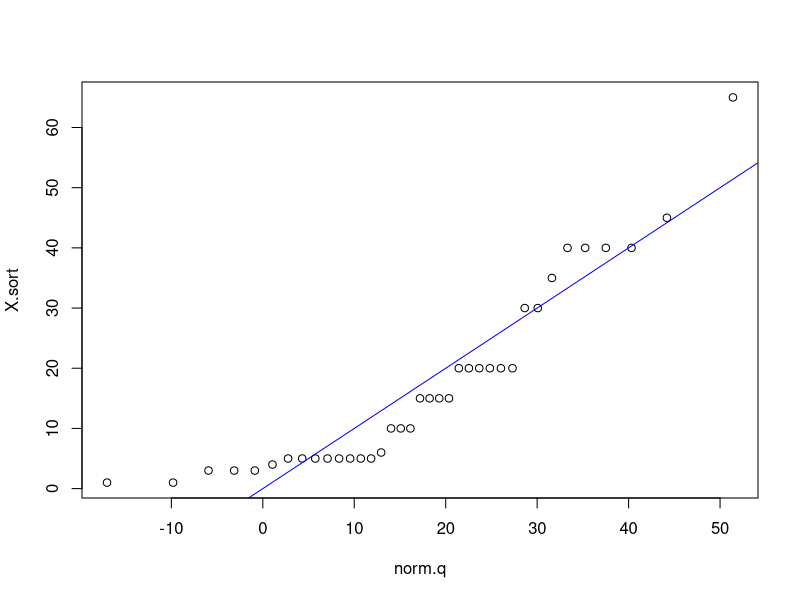
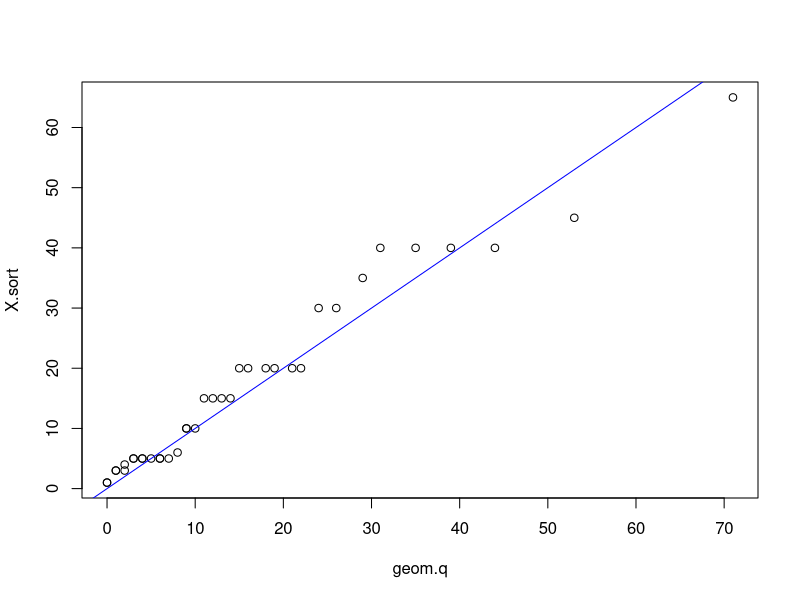
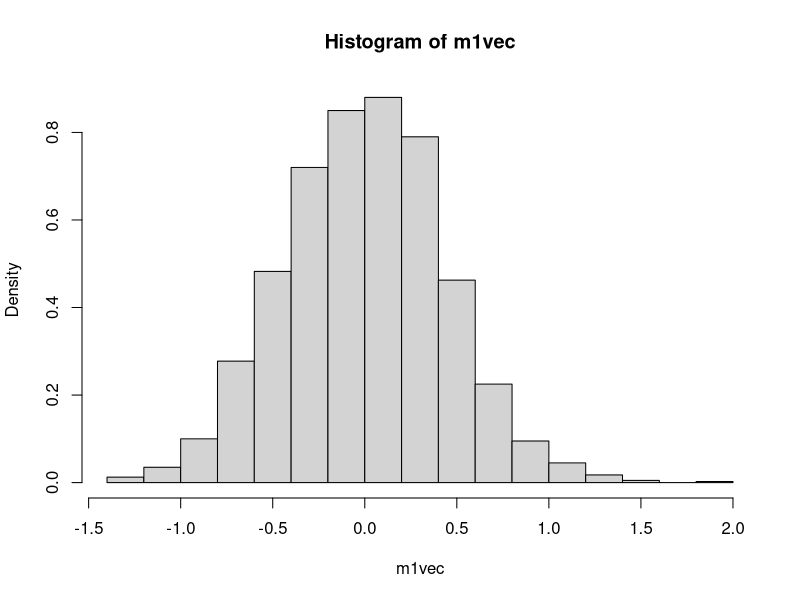
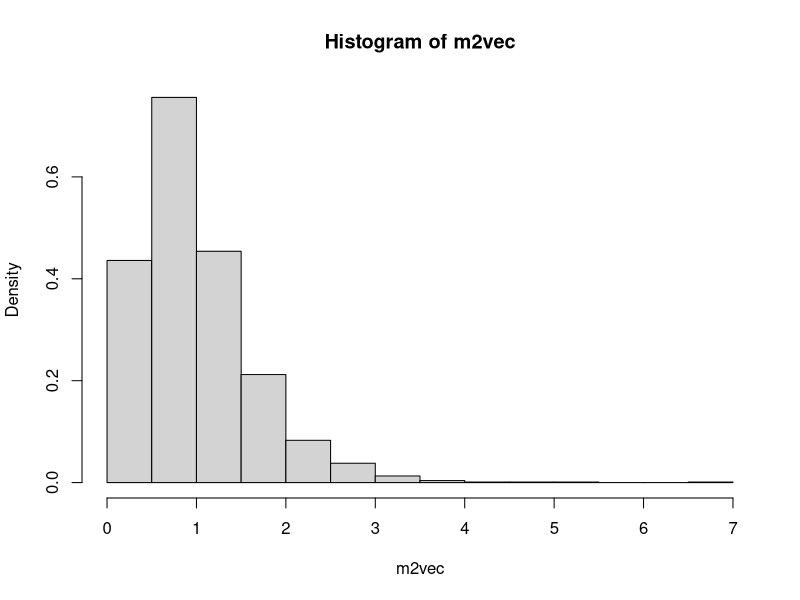
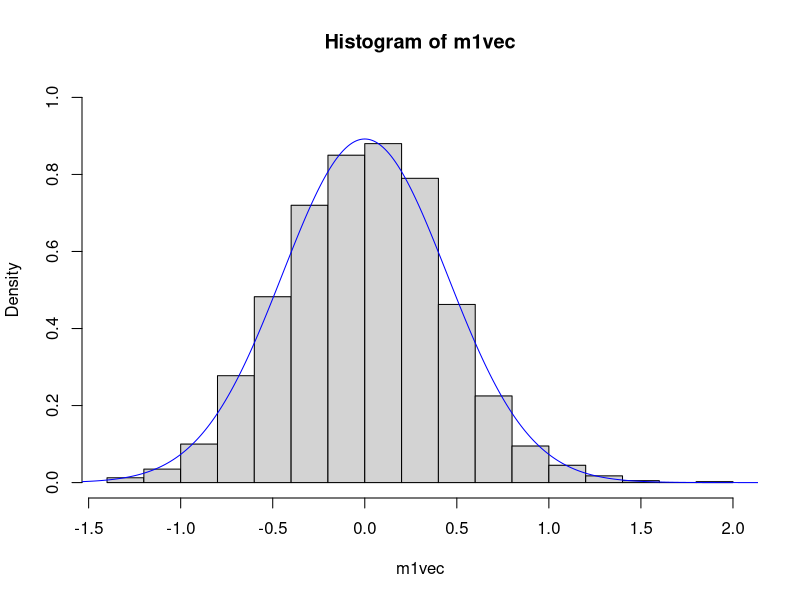
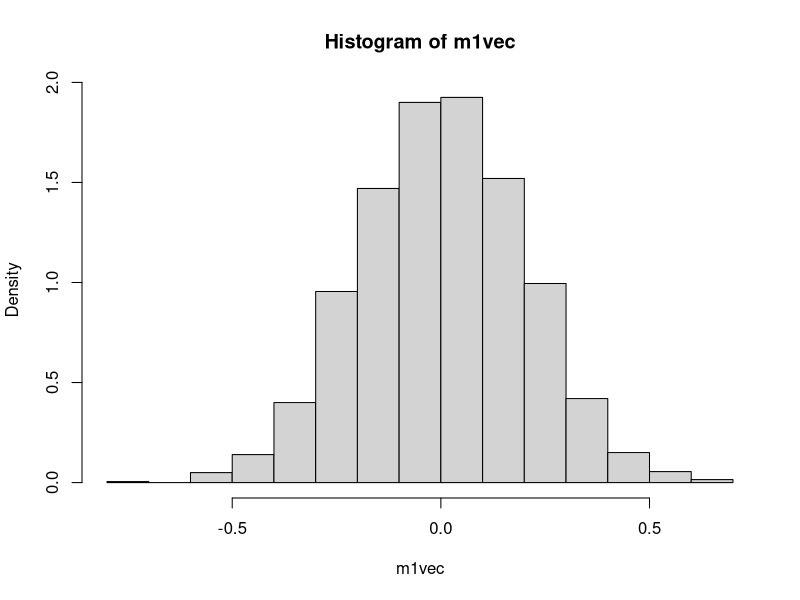
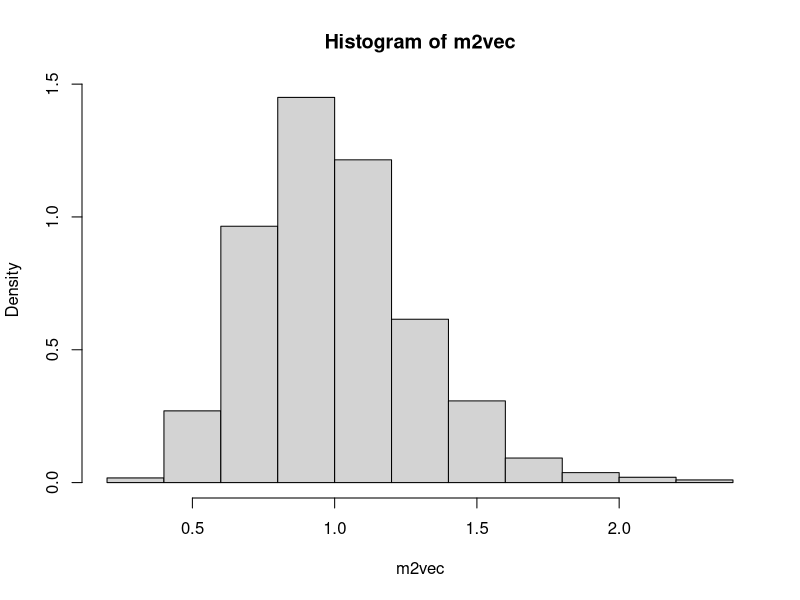
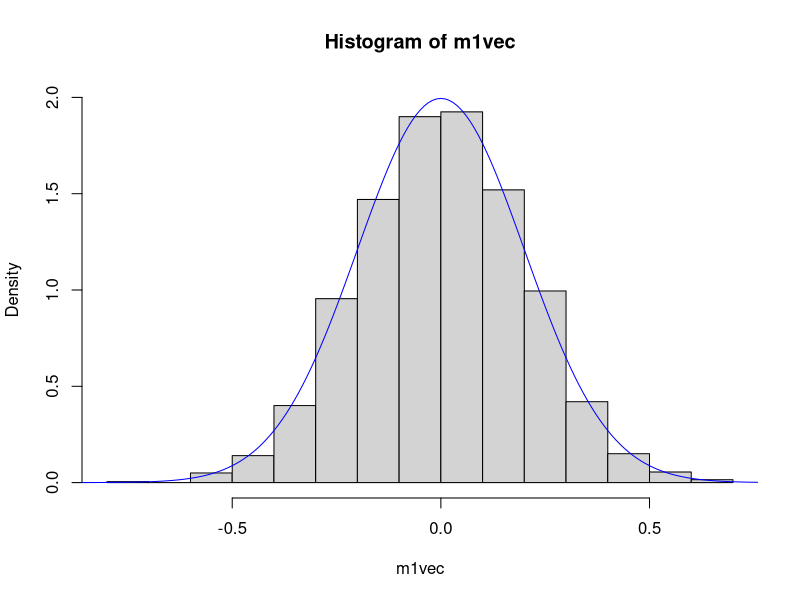

Write R code to recreate these figures, in order.
snow <- c(1,1,3,3,3,4,5,5,5,5,5,5,5,5,6,10,10,10,15,15,15,15,20,20,20,20,20, 20,30,30,35,40,40,40,40,45,65)

X=snow
col1="black"
col2="blue"

my.qqplot1 <- function(X, col1="black", col2="blue"){
  n = length(X)
  val = ((1:n)-1/2)/n
  X.sort = sort(X)
  norm.q = qnorm(val,mean=mean(X.sort),sd=sd(X.sort))
  plot(norm.q,X.sort,col=col1)
  abline(0,1,col=col2)
}


my.qqplot2 <- function(X, col1="black", col2="blue"){
  n = length(X)
  val = ((1:n)-1/2)/n
  X.sort = sort(X)
  geom.q = qgeom(val,prob=1/mean(X.sort))
  plot(geom.q,X.sort,col=col1)
  abline(0,1,col=col2)
}


my.qqplot1(snow)

my.qqplot2(snow)


###########################################################################

sample_size=5
sample=rnorm(sample_size)
sample
m1=mean(sample)
m1
m2=mean(sample^2)
m2


num_samples=2000
sample_size=5
vec=rep(0, sample_size*num_samples)
mat=matrix(vec, nrow=sample_size, ncol=num_samples)
m1vec=rep(0, num_samples)
m2vec=rep(0, num_samples)
for (j in 1:num_samples){
  sample=rnorm(sample_size)
  mat[ ,j]=sample
  m1vec[j]=mean(sample)
  m2vec[j]=mean(sample^2)
}
mat[ ,1:3]
m1vec[1:3]
m2vec[1:3]
mean(m1vec)
mean(m2vec)
hist(m1vec, freq=FALSE)
hist(m2vec, freq=FALSE)


####################################################

x=seq(-3,3, 0.01)
hist(m1vec, freq=FALSE, ylim=c(0,1))
lines(x, dnorm(x, 0, 1/sqrt(5)), col="blue")

num_samples=2000
sample_size=25
vec=rep(0, sample_size*num_samples)
mat=matrix(vec, nrow=sample_size, ncol=num_samples)
m1vec=rep(0, num_samples)
m2vec=rep(0, num_samples)
for (j in 1:num_samples){
  sample=rnorm(sample_size)
  mat[ ,j]=sample
  m1vec[j]=mean(sample)
  m2vec[j]=mean(sample^2)
}
mat[ ,1:3]
m1vec[1:3]
m2vec[1:3]
mean(m1vec)
mean(m2vec)
hist(m1vec, freq=FALSE)
hist(m2vec, freq=FALSE)

x=seq(-3,3, 0.01)
hist(m1vec, freq=FALSE, ylim=c(0,2))
lines(x, dnorm(x, 0, 1/sqrt(25)), col="blue")

x=seq(-3,3, 0.01)
plot(x, dnorm(x, 0, 1), ylim=c(0,2), xlab="sample mean", ylab="density", type="l")
lines(x, dnorm(x, 0, 1/sqrt(5)), col="blue")
lines(x, dnorm(x, 0, 1/sqrt(25)), col="red")